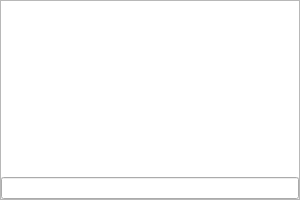
<?xml version="1.0" encoding="UTF-8"?>
<ui version="4.0">
 <class>ConsoleWidget</class>
 <widget class="QWidget" name="ConsoleWidget">
  <property name="geometry">
   <rect>
    <x>0</x>
    <y>0</y>
    <width>300</width>
    <height>200</height>
   </rect>
  </property>
  <property name="windowTitle">
   <string>Form</string>
  </property>
  <layout class="QVBoxLayout" name="verticalLayout_2">
   <property name="spacing">
    <number>0</number>
   </property>
   <property name="leftMargin">
    <number>0</number>
   </property>
   <property name="topMargin">
    <number>0</number>
   </property>
   <property name="rightMargin">
    <number>0</number>
   </property>
   <property name="bottomMargin">
    <number>0</number>
   </property>
   <item>
    <widget class="QFrame" name="frame">
     <property name="frameShape">
      <enum>QFrame::StyledPanel</enum>
     </property>
     <property name="frameShadow">
      <enum>QFrame::Raised</enum>
     </property>
     <layout class="QVBoxLayout" name="verticalLayout">
      <property name="spacing">
       <number>0</number>
      </property>
      <property name="leftMargin">
       <number>0</number>
      </property>
      <property name="topMargin">
       <number>0</number>
      </property>
      <property name="rightMargin">
       <number>0</number>
      </property>
      <property name="bottomMargin">
       <number>0</number>
      </property>
      <item>
       <widget class="QTextEdit" name="console">
        <property name="frameShape">
         <enum>QFrame::NoFrame</enum>
        </property>
       </widget>
      </item>
      <item>
       <widget class="QLineEdit" name="consolesender"/>
      </item>
     </layout>
    </widget>
   </item>
  </layout>
 </widget>
 <resources/>
 <connections/>
</ui>
